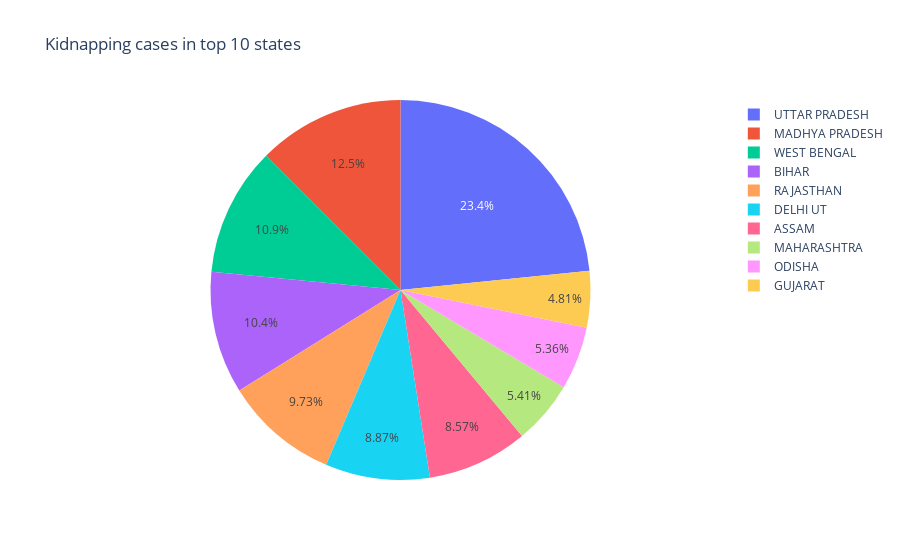

Notebook code for this chart:
### Code cell
px.pie(data_frame=topKidnapping, names = "State", values="Kidnapping", title = "Kidnapping cases in top 10 states")

### Figure 1 — Plotly figure (JSON) as saved in the notebook; plotly's stock layout.template omitted (floating-point values rounded to 4 significant figures)
{"data": [{"domain": {"x": [0, 1], "y": [0, 1]}, "hovertemplate": "State=%{label}<br>Kidnapping=%{value}<extra></extra>", "labels": ["UTTAR PRADESH", "MADHYA PRADESH", "WEST BENGAL", "BIHAR", "RAJASTHAN", "DELHI UT", "ASSAM", "MAHARASHTRA", "ODISHA", "GUJARAT"], "legendgroup": "", "name": "", "showlegend": true, "type": "pie", "values": [10626, 5688, 4976, 4735, 4421, 4034, 3895, 2457, 2436, 2187]}], "layout": {"legend": {"tracegroupgap": 0}, "title": {"text": "Kidnapping cases in top 10 states"}}}
